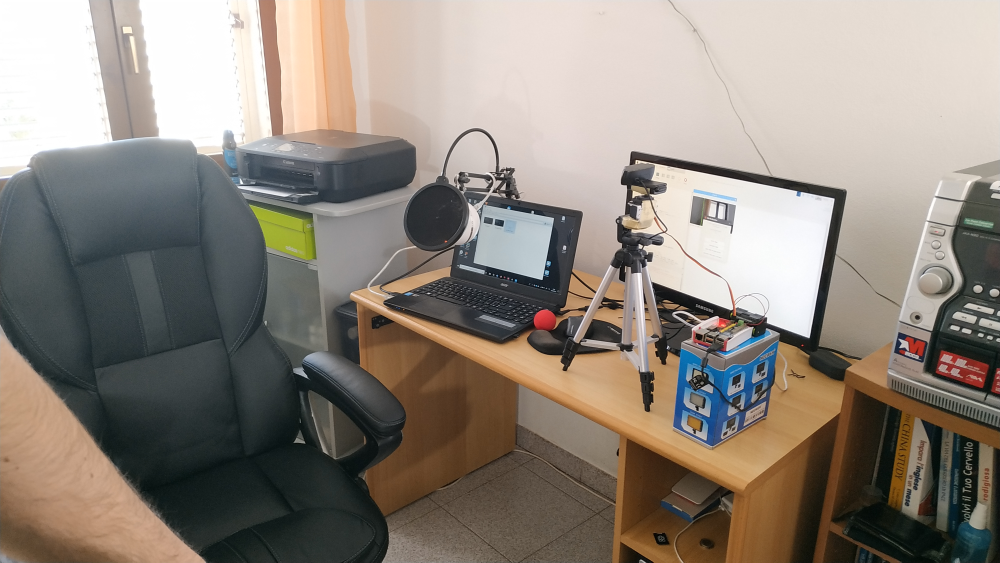
#> input picture Computer Vision/room_ser.jpg, 4000 x 2250 px, found by its file name (shown at 1/4 size)
$ jupyter execute --allow-errors 'Blending and Pasting Images + Color Mappings.ipynb'   (shell and % lines are left out)   (text cells are left out)
#> lines starting #> are read from the running program, lines starting #| are printed output that depends on the picture; after the words box and inside, x2 and y2 are one past the last pixel; in counts of white or black regions, pixels touching at a corner belong together; pictures that were not available may be replaced by others from this repository, and a replacement may not be noted
[cell 1]
import cv2
import matplotlib.pyplot as plt

[cell 2]
img = cv2.imread('room_ser.jpg')
#> img is the input picture: shape (2250, 4000, 3); mean B, G, R 124, 133.4, 142.3

[cell 3]
plt.imshow(img)

[cell 4]
img = cv2.cvtColor(img,cv2.COLOR_BGR2RGB)
plt.imshow(img)

[cell 5]
img1 = cv2.cvtColor(img,cv2.COLOR_RGB2HSV)
#> img1: shape (2250, 4000, 3); mean H, S, V 40.7, 56.2, 146.5
plt.imshow(img1)

[cell 6]
img2 = cv2.cvtColor(img,cv2.COLOR_RGB2HLS)
#> img2: shape (2250, 4000, 3); mean of channels 0, 1, 2 40.8, 133.5, 57.6
plt.imshow(img2)

[cell 7]
img1 = cv2.imread('DATA/dog_backpack.png')
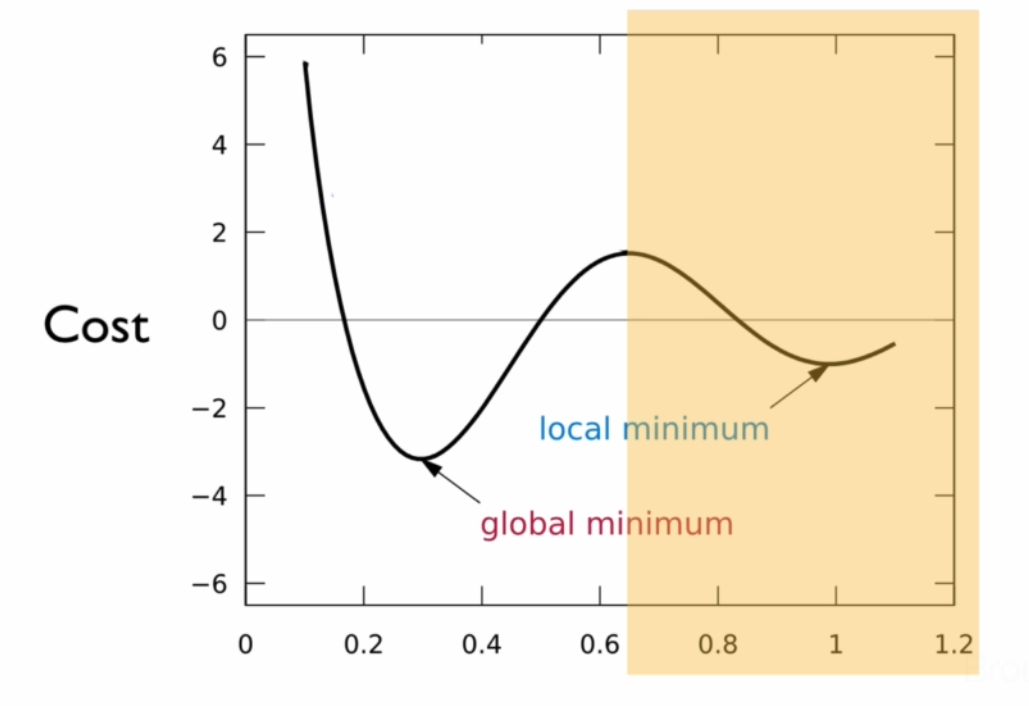
#> input picture Machine Learning/problem of different starting positions.PNG, 1029 x 706 px, given in place of dog_backpack.png, which was not available
#> img1 is the input picture: shape (706, 1029, 3); mean B, G, R 223, 239.8, 248.6
img1 = cv2.cvtColor(img1,cv2.COLOR_BGR2RGB)
img2 = cv2.imread('DATA/watermark_no_copy.png')
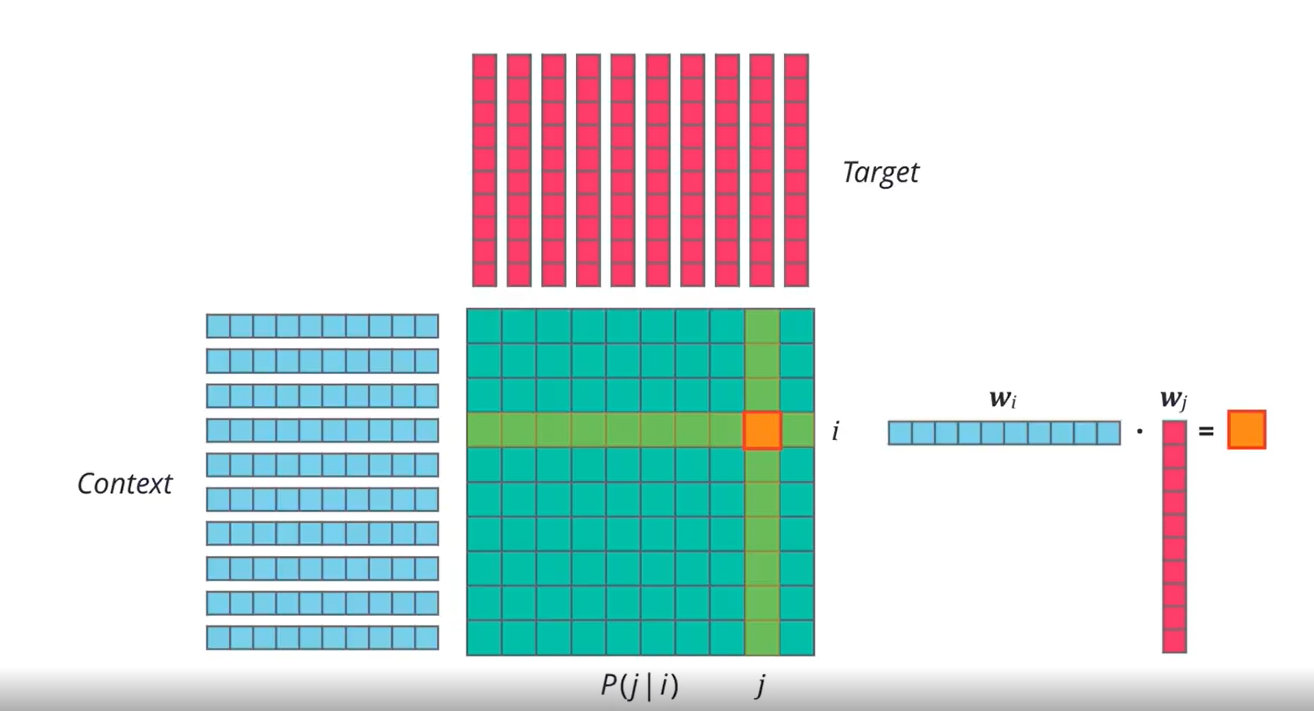
#> input picture Natural Language Processing/GloVe.PNG, 1314 x 711 px, given in place of watermark_no_copy.png, which was not available
#> img2 is the input picture: shape (711, 1314, 3); mean B, G, R 223.6, 224, 210.5
img2 = cv2.cvtColor(img2,cv2.COLOR_BGR2RGB)

[cell 8]
plt.imshow(img1)

[cell 9]
plt.imshow(img2)

[cell 10]
img1.shape
#> Out = (706, 1029, 3)

[cell 11]
img2.shape
#> Out = (711, 1314, 3)

[cell 12]
## Making the sizes of both the images as same

img1 = cv2.resize(img1,(1200,1200))
#> img1: shape (1200, 1200, 3)
img2 = cv2.resize(img2,(1200,1200))
#> img2: shape (1200, 1200, 3)

[cell 13]
plt.imshow(img1)

[cell 14]
plt.imshow(img2)

[cell 15]
# Using the formula we discussed above, we are going to use it and blend the two images together
blended = cv2.addWeighted(img1,0.5,img2,0.5,0) # The addWeighted function only works when the images are both of the same size
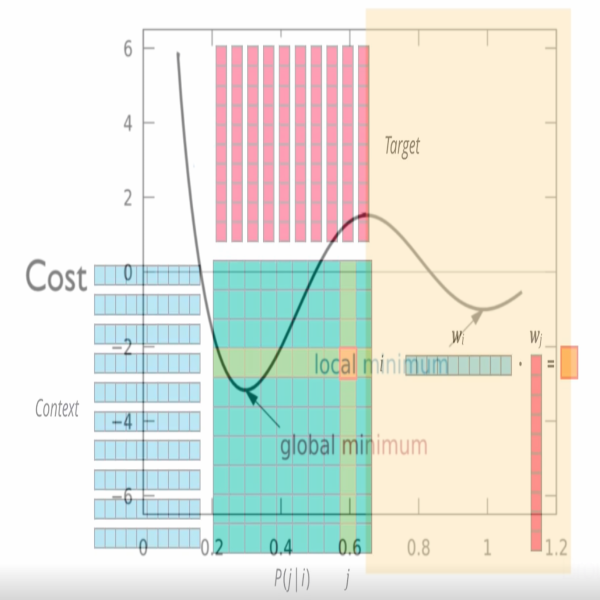
#> blended: shape (1200, 1200, 3) (shown at 1/2 size); mean R, G, B 229.4, 231.7, 223.2

[cell 16]
plt.imshow(blended)

[cell 17]
blended1 = cv2.addWeighted(img1,0.8,img2,0.1,10)
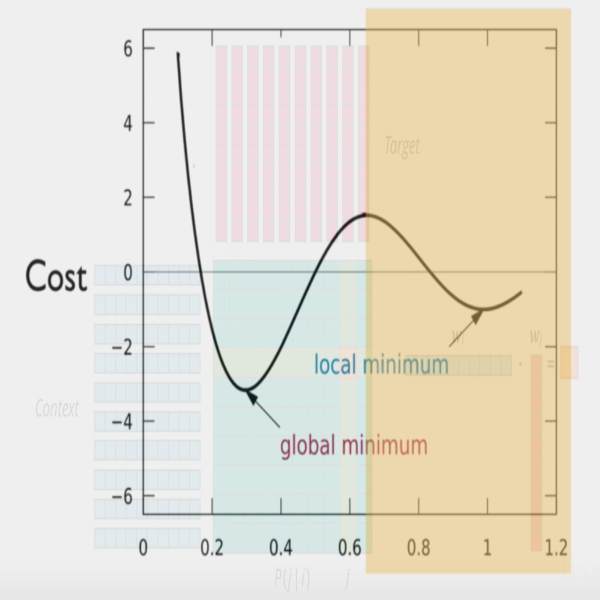
#> blended1: shape (1200, 1200, 3) (shown at 1/2 size); mean R, G, B 230, 224.5, 210.8

[cell 18]
plt.imshow(blended1)

[cell 19]
# Overlay small image on top of a larger image(no blending)
import numpy as np
img1 = cv2.imread('DATA/dog_backpack.png')
img1 = cv2.cvtColor(img1,cv2.COLOR_BGR2RGB)
img2 = cv2.imread('DATA/watermark_no_copy.png')
img2 = cv2.cvtColor(img2,cv2.COLOR_BGR2RGB)

[cell 20]
img2 = cv2.resize(img2,(600,600))
#> img2: shape (600, 600, 3)
plt.imshow(img2)

[cell 21]
plt.imshow(img1)

[cell 22]
large_img = img1
small_img = img2

x_offset = 0
y_offset = 0

[cell 23]
x_end = x_offset+small_img.shape[1]
#> x_end = 600
y_end = y_offset+small_img.shape[0]
#> y_end = 600

[cell 24]
large_img[y_offset:y_end,x_offset:x_end] = small_img
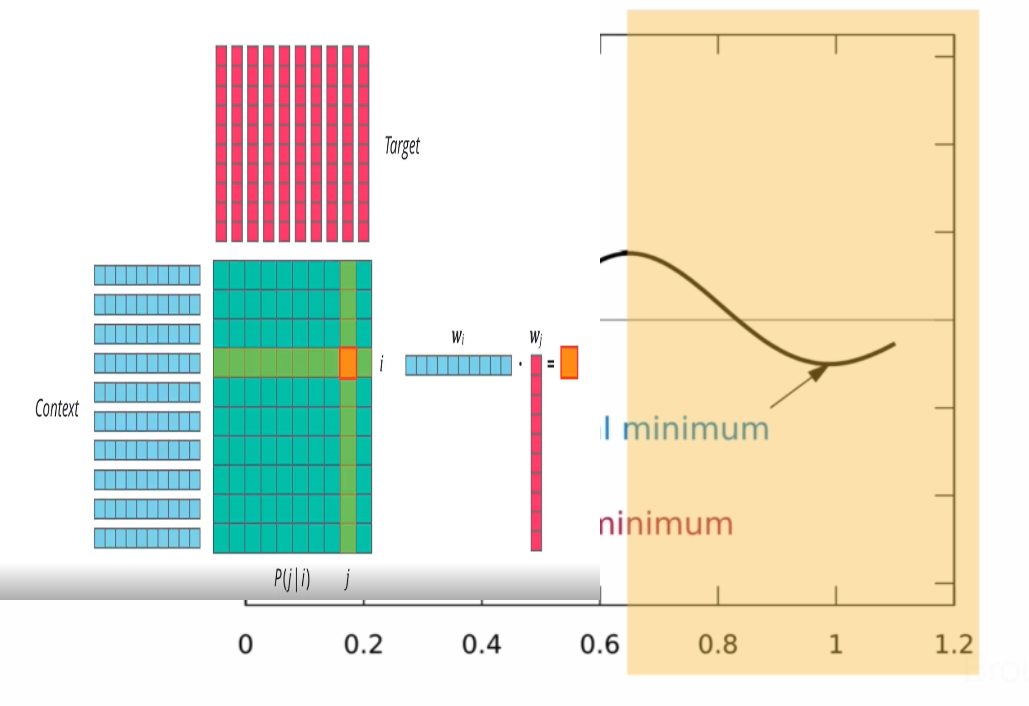
#> large_img: shape (706, 1029, 3); mean R, G, B 229.9, 227.9, 210.7

[cell 25]
plt.imshow(large_img)

[cell 26]
# Blending images together of different sizes
img1 = cv2.imread('DATA/dog_backpack.png')
img1 = cv2.cvtColor(img1,cv2.COLOR_BGR2RGB)
img2 = cv2.imread('DATA/watermark_no_copy.png')
img2 = cv2.cvtColor(img2,cv2.COLOR_BGR2RGB)

[cell 27]
img2 = cv2.resize(img2,(600,600))

[cell 28]
plt.imshow(img1)

[cell 29]
img1.shape
#> Out = (706, 1029, 3)

[cell 30]
img2.shape
#> Out = (600, 600, 3)

[cell 31]
x_offset = 934-600
y_offset = 1401 - 600

[cell 32]
rows,columns,channels = img2.shape
#> rows = 600

[cell 33]
rows

[cell 34]
columns

[cell 35]
channels

[cell 36]
roi = img1[y_offset:1401,x_offset:943] # y is before x since for numpy the orientation is different it interprets images in rows and columns
#> roi = empty array
#> (the rest of this cell did not finish here and is left out)

[cell 37]
img2gray = cv2.cvtColor(img2,cv2.COLOR_RGB2GRAY)
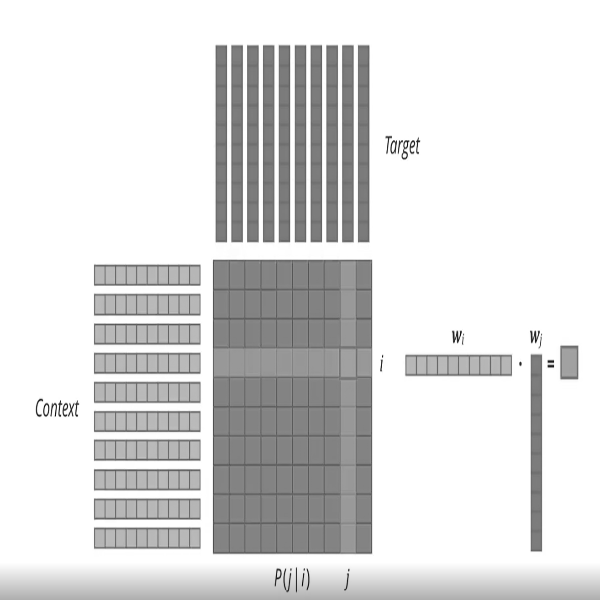
#> img2gray: shape (600, 600); min 2, max 255, mean 219.9

[cell 38]
plt.imshow(img2gray,cmap = 'gray')

[cell 39]
mask_inv = cv2.bitwise_not(img2gray) # Inverts every bit of an array
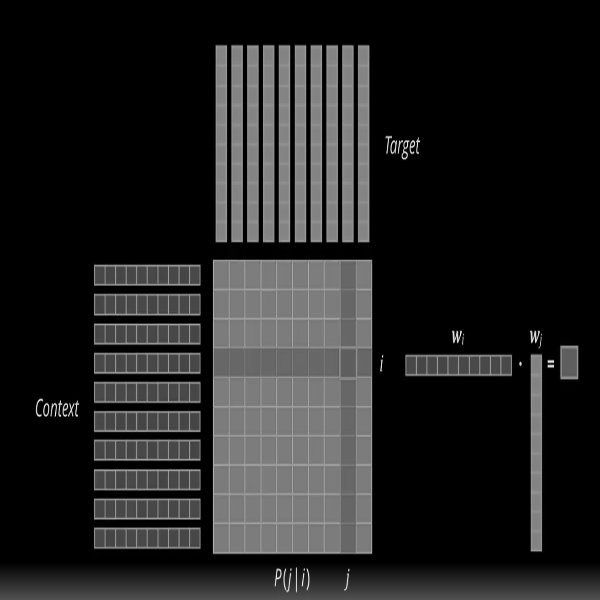
#> mask_inv: shape (600, 600); min 0, max 253, mean 35.1

[cell 40]
plt.imshow(mask_inv)

[cell 41]
plt.imshow(mask_inv,cmap='gray')

[cell 42]
mask_inv.shape # DOes not contain color channels

[cell 43]
import numpy as np
white_background = np.full(img2.shape,255,dtype=np.uint8)

[cell 44]
white_background.shape

[cell 45]
bk = cv2.bitwise_or(white_background,white_background,mask = mask_inv)
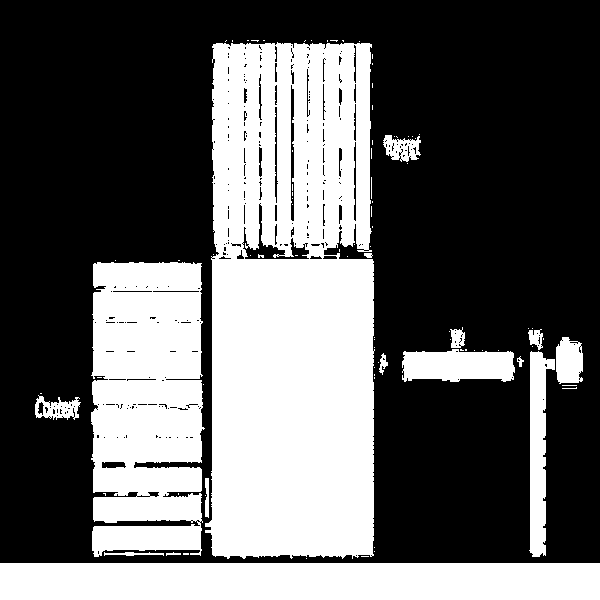
#> bk: shape (600, 600, 3); 38.9% white; 91 white regions (74 under 20 px), largest, box (x1, y1, x2, y2) and area: (205, 42, 375, 559) 78466, (91, 262, 205, 557) 29449, (0, 563, 600, 600) 22200
#> white_background: shape (600, 600, 3); every value is 255

[cell 46]
bk.shape

[cell 47]
plt.imshow(bk) # Now even after inversing img2 has 3 dimensions and we got the 3 channels back again

[cell 48]
fg =cv2.bitwise_or(img2,img2,mask=mask_inv)
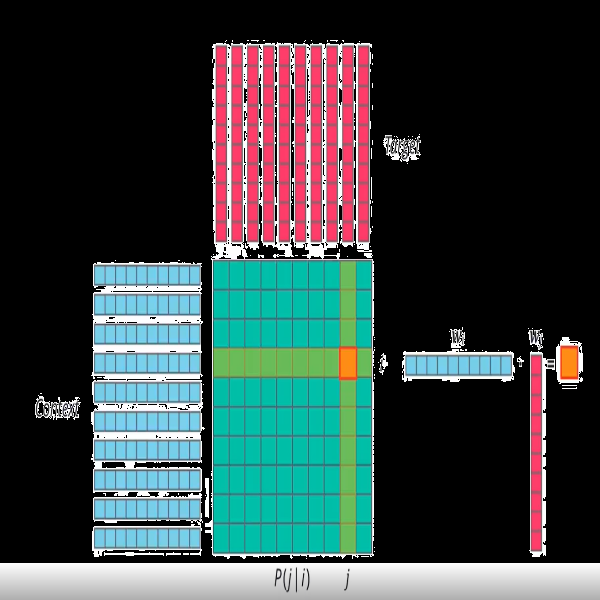
#> fg: shape (600, 600, 3); mean R, G, B 54.6, 68.1, 67.7
